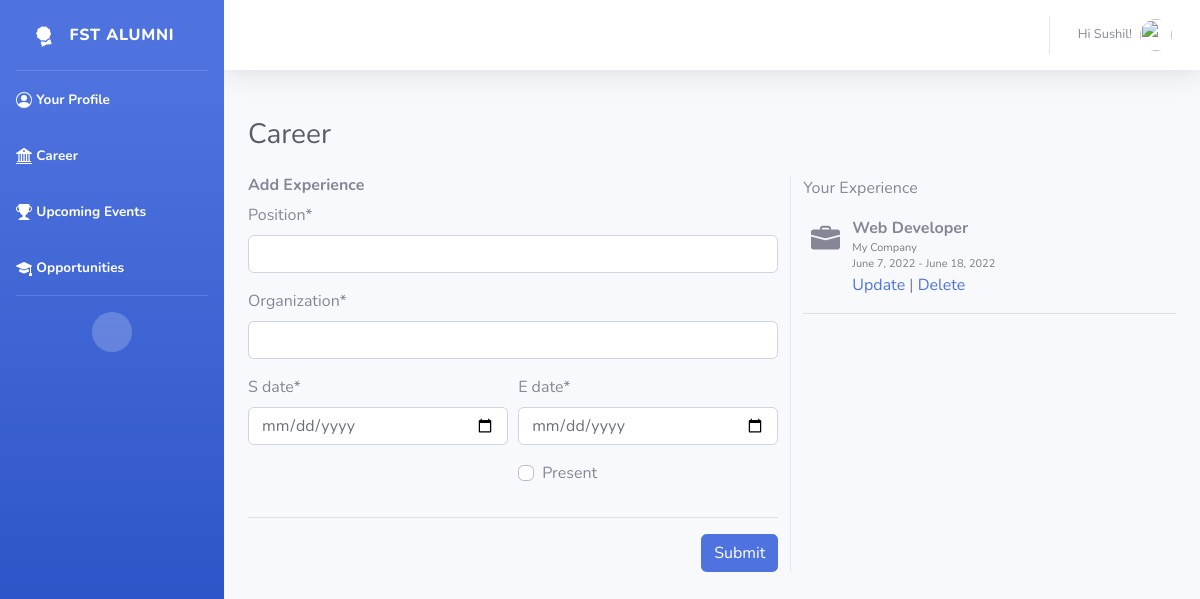
The page /career/ (signed in) on the database as committed earlier.
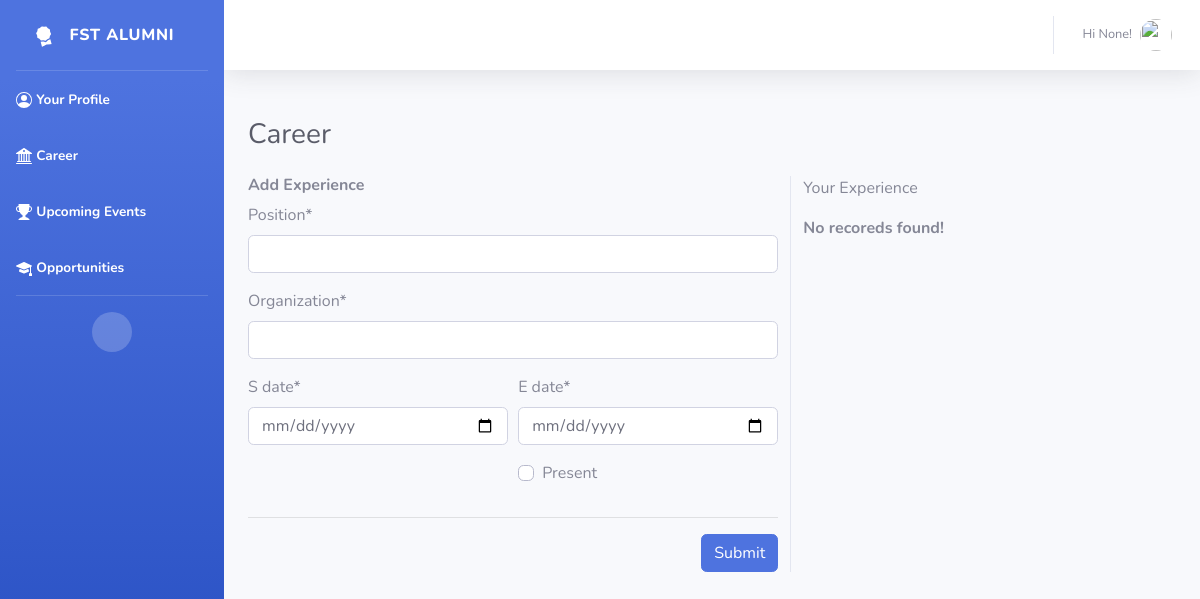
The same page on the database as committed later.
### accounts/models.py (models this page shows, shortened)
class User(AbstractBaseUser, PermissionsMixin):
    email = models.EmailField(max_length=254, unique=True)
    is_staff = models.BooleanField(default=False)
    is_superuser = models.BooleanField(default=False)
    is_active = models.BooleanField(default=True)
    last_login = models.DateTimeField(null=True, blank=True)
    date_joined = models.DateTimeField(auto_now_add=True)
    first_name = models.CharField(max_length=254, null=True, blank=True)
    last_name = models.CharField(max_length=254, null=True, blank=True)
    display_name = models.CharField(max_length=254, null=True, blank=True)
    batch = models.CharField(max_length=254, null=True, blank=True)
    college = models.CharField(max_length=254, null=True, blank=True)
    course_completed = models.CharField(max_length=254, null=True, blank=True)
    course_complete_start = models.DateField(blank=True, null=True)
    course_complete_end = models.DateField(blank=True, null=True)
    mobile = models.CharField(max_length=10)
    career_opportunity = models.BooleanField(default=False)
    mentor_students = models.BooleanField(default=False)
    train_students = models.BooleanField(default=False)
    attend_events = models.BooleanField(default=False)
    show_certificate = models.BooleanField(default=True)
    USERNAME_FIELD = 'email'
    EMAIL_FIELD = 'email'
    REQUIRED_FIELDS = []
    objects = UserManager()

### alumni/models.py (models this page shows, shortened)
class Career(models.Model):
    user = models.ForeignKey(User, on_delete=models.CASCADE)
    organization = models.CharField(max_length=150)
    position = models.CharField(max_length=150)
    s_date = models.DateField(auto_now=False, auto_now_add=False)
    e_date = models.DateField(auto_now=False, auto_now_add=False)
    present = models.BooleanField(default=False)

### alumni/views.py (the view, shortened to what this page needs)
# urls.py: path('career/', views.CareerCreateView.as_view(), name='career'),
class CareerCreateView(LoginRequiredMixin, CreateView):
    model = Career
    form_class = CareerForm
    template_name = 'career.html'
    def get_context_data(self, **kwargs):
        kwargs['object_list'] = Career.objects.all()
        return super(CareerCreateView, self).get_context_data(**kwargs)

### alumni/forms.py (shortened to what this page needs)
class CareerForm(forms.ModelForm):
    class Meta:
        model = Career
        fields = ('present', 'organization', 'position', 's_date', 'e_date')
        widgets = {
            's_date': forms.DateInput(attrs={'type': 'date'}),
            'e_date': forms.DateInput(attrs={'type': 'date'})
        }
    def __init__(self, *args, **kwargs):
        super().__init__(*args, **kwargs)
        self.helper = FormHelper()
        self.helper.layout = Layout(
            'position',
            'organization',
            Row(
                Column(Field('s_date'), css_class='col-sm-12 col-md-6'),
                Column(Field('e_date'), 'present',
                       css_class='col-sm-12 col-md-6'),
                css_class='row'
            ),
            HTML('<div class="text-right">'),
            HTML('<hr />'),
            Submit('add-exp-form-submit', 'Submit',
                   css_class="btn btn-primary"),
            HTML('</div>'),
        )

### templates/career.html (shortened to what this page needs)
{% extends 'blank.html' %}
{%load static%}
{% load crispy_forms_tags %}
{%block body %}
<div class="container">
  <h1 class="h3 mt-5 mb-4 text-gray-800">Career</h1>
  <div class="row">
    <div class="col-md-7 col-snn-12 border-right">
      <h6><b>Add Experience</b></h6>
      {% crispy form %}
    </div>
    <div class="col-md-5 col-sm-12 mt-4 mt-md-0">
      <div class="d-flex justify-content-between align-items-center experience">
        <span>Your Experience</span>
      </div>
      {% for i in object_list %}
      <div class="d-flex flex-row mt-3 exp-container">
        <div class="work-experience ml-1">
          <span class="font-weight-bold d-block">{{ i.position }}</span>
          <span class="d-block text-black-50 labels">
            {{ i.organization }}</span>
          <span class="d-block text-black-50 labels">
            {{ i.s_date }} - {% if i.present %} Present {% else %} {{ i.e_date }}{% endif %}
          </span>
          <a href="{% url 'update_experience' i.id %}">Update</a> |
          <a href="{% url 'delete_experience' i.id %}">Delete</a>
        </div>
      </div>
      <hr>
      {% empty %}
      <p class="mt-3"><b>No recoreds found!</b></p>
      {% endfor %}
    </div>
  </div>
</div>
{% endblock %}

### templates/blank.html (shortened to what this page needs)
{% load static %}
<!DOCTYPE html>
<html lang="en">
<head>
    <link href="{% static 'vendor/fontawesome-free/css/all.min.css' %}" rel="stylesheet" type="text/css">
    <link href="{% static 'css/sb-admin-2.min.css' %}" rel="stylesheet">
</head>
<body id="page-top">
    <div id="wrapper">
        <ul class="navbar-nav bg-gradient-primary sidebar sidebar-dark accordion" id="accordionSidebar">
            <a class="sidebar-brand d-flex align-items-center justify-content-center" href="{% url 'profile' %}">
                <div class="sidebar-brand-icon rotate-n-15">
                </div>
                <div class="sidebar-brand-text mx-3">FST Alumni</div>
            </a>
            <hr class="sidebar-divider my-0">
            <li class="nav-item active">
                <a class="nav-link" href="{% url 'profile' %}">
                    <span>Your Profile</span></a>
            </li>
            <li class="nav-item active">
                <a class="nav-link" href="{% url 'career' %}">
                    <span>Career</span></a>
            </li>
            <li class="nav-item active">
                <a class="nav-link" href="{% url 'events' %}">
                    <span>Upcoming Events</span></a>
            </li>
            <li class="nav-item active">
                <a class="nav-link" href="{% url 'opportunities' %}">
                    <span>Opportunities</span></a>
            </li>
            <hr class="sidebar-divider">
            <div class="text-center d-none d-md-inline">
                <button class="rounded-circle border-0" id="sidebarToggle"></button>
            </div>
        </ul>
        <div id="content-wrapper" class="d-flex flex-column">
            <div id="content">
                <nav class="navbar navbar-expand navbar-light bg-white topbar  static-top shadow">
                    <ul class="navbar-nav ml-auto">
                        <li class="nav-item dropdown no-arrow">
                            <a class="nav-link dropdown-toggle" href="#" id="userDropdown" role="button"
                                data-toggle="dropdown" aria-haspopup="true" aria-expanded="false">
                                {% if user.is_authenticated %}
                                <span class="mr-2 d-none d-lg-inline text-gray-600 small">Hi {{ user.first_name }}!</span>
                                {% endif %}
                                <img class="img-profile rounded-circle"
                                    src="{% static 'img/undraw_profile.svg' %}">
                            </a>
                        </li>
                    </ul>
                </nav>
            {% block body %}{% endblock body %}
            </div>
        </div>
    </div>
</body>
</html>

Rows that differ between the two databases and show on the page:
removed Career: position "Web Developer", organization "My Company", s_date "June 7, 2022", e_date "June 18, 2022"
changed User: first_name "Sushil" → "None"
Other text that changed with them:
text now shown: "No recoreds found!"
